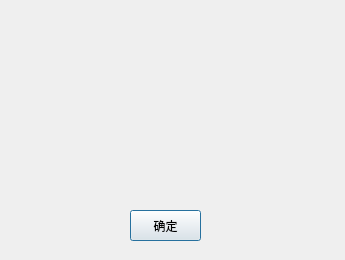
<?xml version="1.0" encoding="UTF-8"?>
<ui version="4.0">
 <class>AboutDlg</class>
 <widget class="QDialog" name="AboutDlg">
  <property name="geometry">
   <rect>
    <x>0</x>
    <y>0</y>
    <width>345</width>
    <height>260</height>
   </rect>
  </property>
  <property name="windowTitle">
   <string>Dialog</string>
  </property>
  <widget class="QPushButton" name="okBtn">
   <property name="geometry">
    <rect>
     <x>130</x>
     <y>210</y>
     <width>71</width>
     <height>31</height>
    </rect>
   </property>
   <property name="text">
    <string>确定</string>
   </property>
  </widget>
 </widget>
 <resources/>
 <connections/>
</ui>
